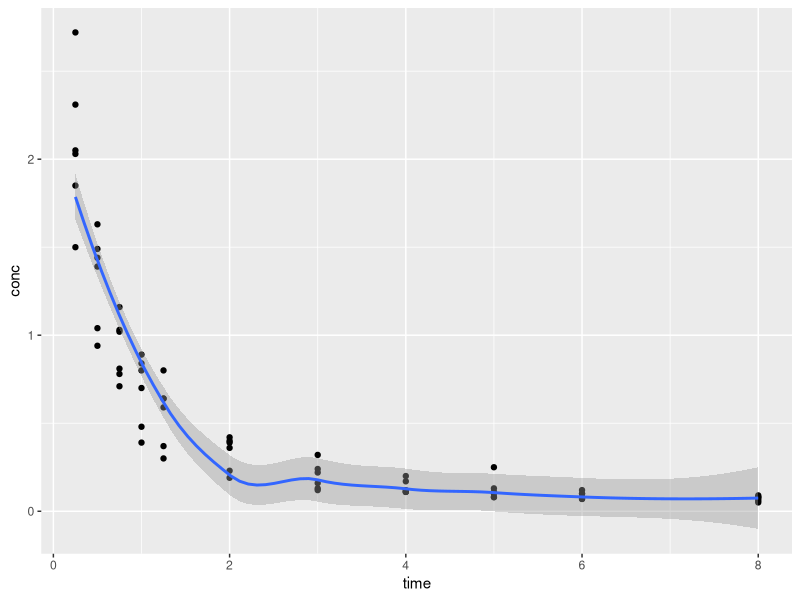

The R script that drew this image:
## ---- chunk 1

# view some data sets maybe?
#call ggplot
#data() view a list of built-ins
# select Indomethacin pharmacokinetics data data
library(tidyverse)

#view Indometh data set , including variables  to set on x and y axes

?Indometh
ggplot(data=Indometh,
        mapping = aes(x= time,
        y= conc ))+
    geom_point()+
    geom_smooth()


